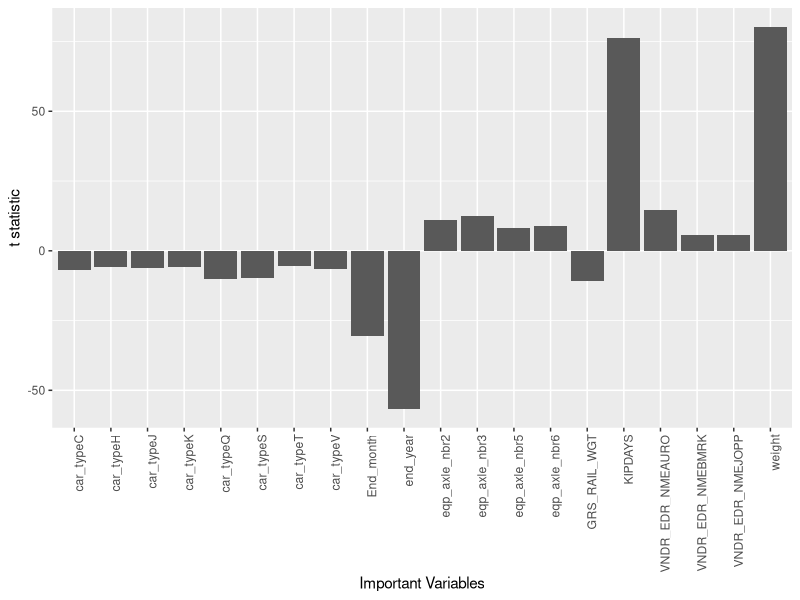

Write the R code that produced this figure.
## ---- chunk 1
knitr::opts_chunk$set(echo = TRUE)
## ---- chunk 2
library(ggplot2)
data = read.csv("../results/Statistically_Significant_Variables_Linear_Regression.csv", header = FALSE, nrow=20)
g = ggplot(data, aes(x=V1, y=V2))
g + geom_bar(stat="identity") + theme(axis.text.x = element_text(angle = 90, hjust = 1)) + labs(x="Important Variables", y="t statistic")
